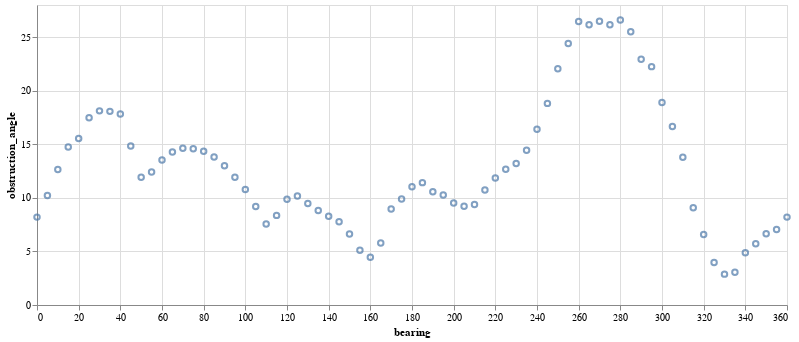

Notebook code for this chart:
### Code cell
alt.Chart(obstructions_df).mark_point().encode(
    alt.X('bearing:Q', scale=alt.Scale(domain=[0,360], nice=False)),
    alt.Y('obstruction_angle:Q')
).properties(width=750)

### Figure 1 — Vega-Lite specification as saved in the notebook (floating-point values rounded to 4 significant figures)
{"config": {"view": {"continuousWidth": 400, "continuousHeight": 300}}, "data": {"name": "data-b4010eed096c3100f3c2d2cac66ab7db"}, "mark": "point", "encoding": {"x": {"field": "bearing", "scale": {"domain": [0, 360], "nice": false}, "type": "quantitative"}, "y": {"field": "obstruction_angle", "type": "quantitative"}}, "width": 750, "$schema": "https://vega.github.io/schema/vega-lite/v4.17.0.json", "datasets": {"data-b4010eed096c3100f3c2d2cac66ab7db": [{"bearing": 0.0, "obstruction_angle": 8.202}, {"bearing": 5.0, "obstruction_angle": 10.23}, {"bearing": 10.0, "obstruction_angle": 12.65}, {"bearing": 15.0, "obstruction_angle": 14.75}, {"bearing": 20.0, "obstruction_angle": 15.54}, {"bearing": 25.0, "obstruction_angle": 17.47}, {"bearing": 30.0, "obstruction_angle": 18.12}, {"bearing": 35.0, "obstruction_angle": 18.07}, {"bearing": 40.0, "obstruction_angle": 17.82}, {"bearing": 45.0, "obstruction_angle": 14.83}, {"bearing": 50.0, "obstruction_angle": 11.92}, {"bearing": 55.0, "obstruction_angle": 12.4}, {"bearing": 60.0, "obstruction_angle": 13.54}, {"bearing": 65.0, "obstruction_angle": 14.28}, {"bearing": 70.0, "obstruction_angle": 14.64}, {"bearing": 75.0, "obstruction_angle": 14.59}, {"bearing": 80.0, "obstruction_angle": 14.34}, {"bearing": 85.0, "obstruction_angle": 13.81}, {"bearing": 90.0, "obstruction_angle": 13.0}, {"bearing": 95.0, "obstruction_angle": 11.92}, {"bearing": 100.0, "obstruction_angle": 10.78}, {"bearing": 105.0, "obstruction_angle": 9.202}, {"bearing": 110.0, "obstruction_angle": 7.554}, {"bearing": 115.0, "obstruction_angle": 8.364}, {"bearing": 120.0, "obstruction_angle": 9.864}, {"bearing": 125.0, "obstruction_angle": 10.18}, {"bearing": 130.0, "obstruction_angle": 9.465}, {"bearing": 135.0, "obstruction_angle": 8.81}, {"bearing": 140.0, "obstruction_angle": 8.277}, {"bearing": 145.0, "obstruction_angle": 7.774}, {"bearing": 150.0, "obstruction_angle": 6.618}, {"bearing": 155.0, "obstruction_angle": 5.116}, {"bearing": 160.0, "obstruction_angle": 4.465}, {"bearing": 165.0, "obstruction_angle": 5.778}, {"bearing": 170.0, "obstruction_angle": 8.961}, {"bearing": 175.0, "obstruction_angle": 9.89}, {"bearing": 180.0, "obstruction_angle": 11.04}, {"bearing": 185.0, "obstruction_angle": 11.42}, {"bearing": 190.0, "obstruction_angle": 10.58}, {"bearing": 195.0, "obstruction_angle": 10.27}, {"bearing": 200.0, "obstruction_angle": 9.513}, {"bearing": 205.0, "obstruction_angle": 9.227}, {"bearing": 210.0, "obstruction_angle": 9.39}, {"bearing": 215.0, "obstruction_angle": 10.73}, {"bearing": 220.0, "obstruction_angle": 11.85}, {"bearing": 225.0, "obstruction_angle": 12.66}, {"bearing": 230.0, "obstruction_angle": 13.2}, {"bearing": 235.0, "obstruction_angle": 14.45}, {"bearing": 240.0, "obstruction_angle": 16.41}, {"bearing": 245.0, "obstruction_angle": 18.82}, {"bearing": 250.0, "obstruction_angle": 22.05}, {"bearing": 255.0, "obstruction_angle": 24.42}, {"bearing": 260.0, "obstruction_angle": 26.45}, {"bearing": 265.0, "obstruction_angle": 26.15}, {"bearing": 270.0, "obstruction_angle": 26.48}, {"bearing": 275.0, "obstruction_angle": 26.16}, {"bearing": 280.0, "obstruction_angle": 26.61}, {"bearing": 285.0, "obstruction_angle": 25.51}, {"bearing": 290.0, "obstruction_angle": 22.93}, {"bearing": 295.0, "obstruction_angle": 22.25}, {"bearing": 300.0, "obstruction_angle": 18.89}, {"bearing": 305.0, "obstruction_angle": 16.66}, {"bearing": 310.0, "obstruction_angle": 13.79}, {"bearing": 315.0, "obstruction_angle": 9.085}, {"bearing": 320.0, "obstruction_angle": 6.582}, {"bearing": 325.0, "obstruction_angle": 3.96}, {"bearing": 330.0, "obstruction_angle": 2.881}, {"bearing": 335.0, "obstruction_angle": 3.053}, {"bearing": 340.0, "obstruction_angle": 4.881}, {"bearing": 345.0, "obstruction_angle": 5.715}, {"bearing": 350.0, "obstruction_angle": 6.64}, {"bearing": 355.0, "obstruction_angle": 7.056}, {"bearing": 360.0, "obstruction_angle": 8.202}]}}
